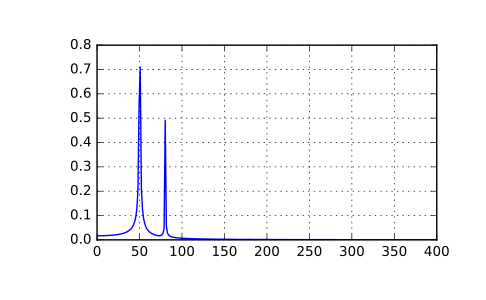

Generate this figure with Python:
from scipy.fftpack import fft
# Number of sample points
N = 600
# sample spacing
T = 1.0 / 800.0
x = np.linspace(0.0, N*T, N)
y = np.sin(50.0 * 2.0*np.pi*x) + 0.5*np.sin(80.0 * 2.0*np.pi*x)
yf = fft(y)
xf = np.linspace(0.0, 1.0/(2.0*T), N//2)
import matplotlib.pyplot as plt
plt.plot(xf, 2.0/N * np.abs(yf[0:N//2]))
plt.grid()
plt.show()
